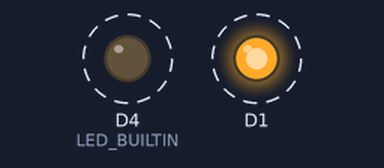
A sketch run on a simulated ESP8266 (NodeMCU). On the bench: output pins drawn as LEDs (lit = HIGH, except the on-board LED, lit = LOW). Dashed ring = blinking.

Above: at 0.5 s.
Timing chart, 0 to 4.6 s (numbered marks = the images above):
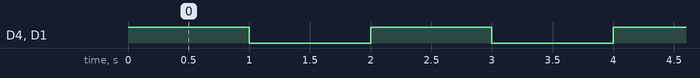

The sketch:

RP2040-Doomsday-Countdown-Clock.ino
```cpp
void setup() {
  // initialize digital pin LED_BUILTIN as an output.
  pinMode(LED_BUILTIN, OUTPUT);
  pinMode(D1, OUTPUT);
}

// the loop function runs over and over again forever
void loop() {
  digitalWrite(LED_BUILTIN, HIGH);   // turn the LED on (HIGH is the voltage level)
  digitalWrite(D1, HIGH);   // turn the LED on (HIGH is the voltage level)
  delay(1000);                       // wait for a second
  digitalWrite(LED_BUILTIN, LOW);    // turn the LED off by making the voltage LOW
  digitalWrite(D1, LOW);   // turn the LED on (HIGH is the voltage level)
  delay(1000);                       // wait for a second
}
```

Measured:
- by itself, D4 (LED_BUILTIN), D1: alternates HIGH for 1.0 s and LOW for 1.0 s
